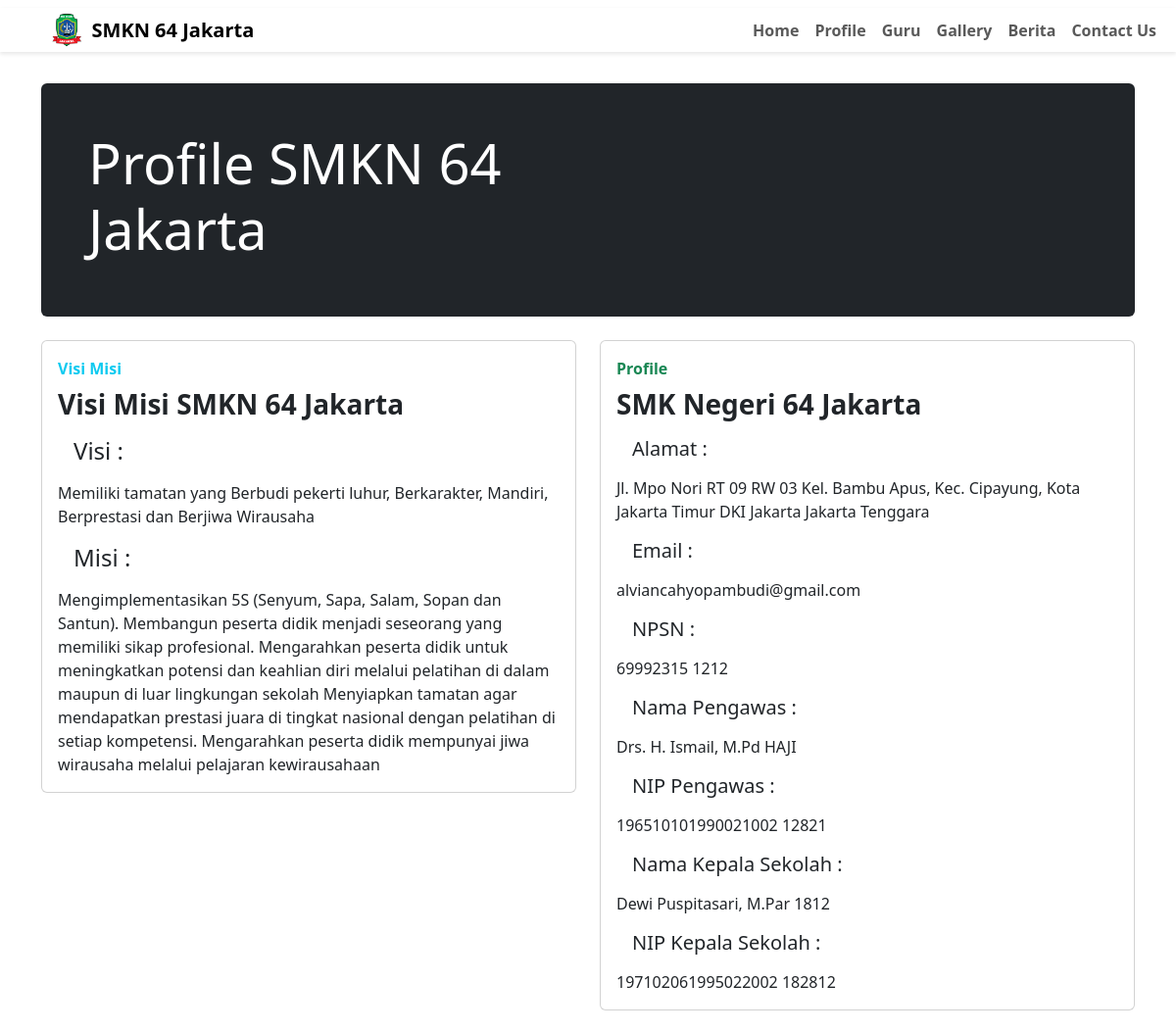
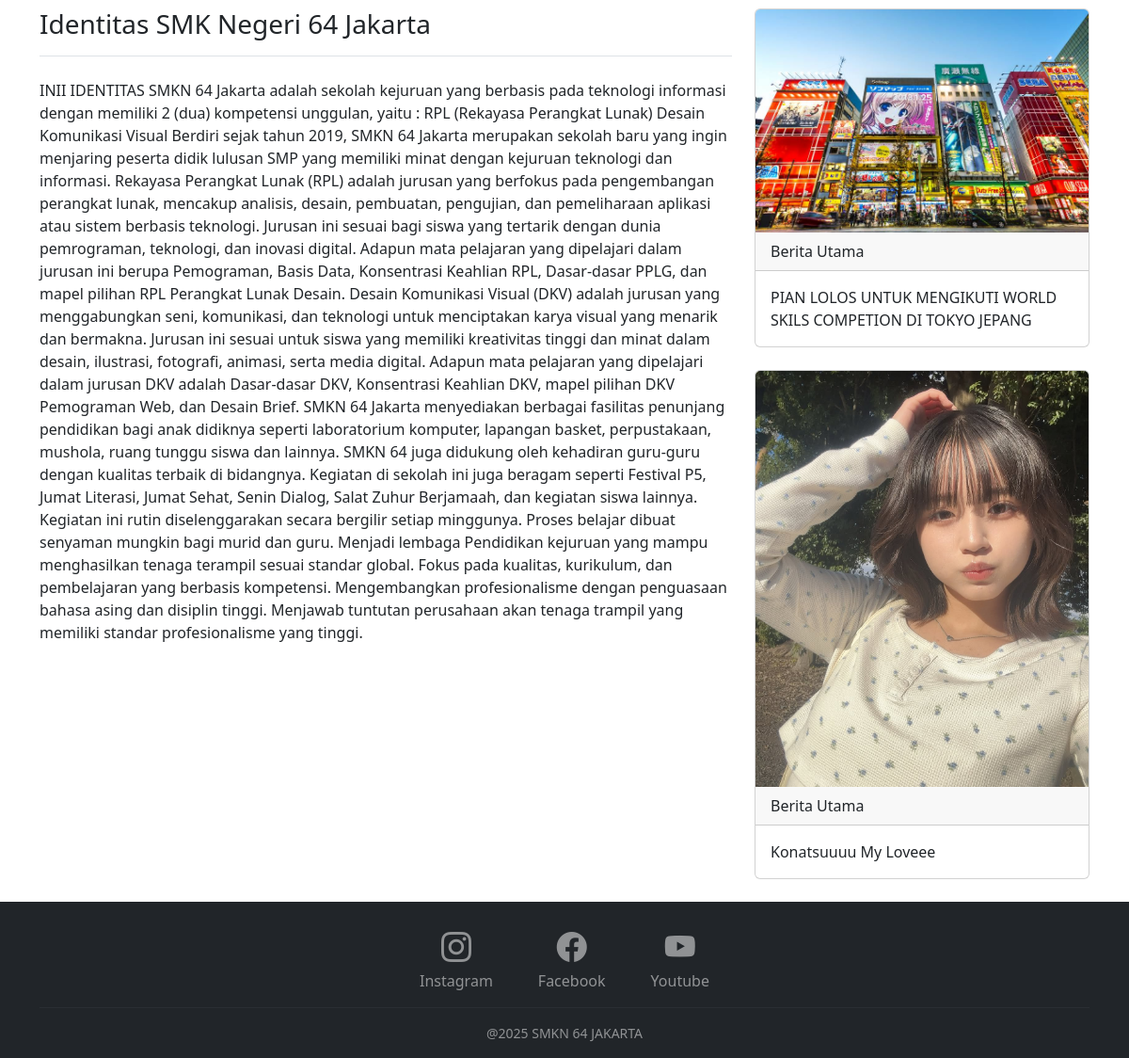
The page /WEP64/profile.php on the database its author committed (2 pictures, top to bottom).
### tables this page shows
CREATE TABLE `tbl_profile` (
  `id` int(11) NOT NULL,
  `profile_title` varchar(255) DEFAULT NULL,
  `profile_logo` varchar(255) DEFAULT NULL,
  `profile_berdiri` varchar(255) DEFAULT NULL,
  `profile_penghargaan` varchar(255) DEFAULT NULL,
  `profile_guru_tu` varchar(255) DEFAULT NULL,
  `profile_industri` varchar(255) DEFAULT NULL,
  `profile_visi` varchar(255) DEFAULT NULL,
  `profile_misi` varchar(500) DEFAULT NULL,
  `profile_alamat` varchar(500) DEFAULT NULL,
  `profile_email` varchar(255) DEFAULT NULL,
  `profile_npsn` varchar(150) DEFAULT NULL,
  `profile_pengawas` varchar(255) DEFAULT NULL,
  `profile_pengawas_nip` varchar(255) DEFAULT NULL,
  `profile_kepse` varchar(255) DEFAULT NULL,
  `profile_kepse_nip` varchar(255) DEFAULT NULL,
  `profile_identitas` text DEFAULT NULL,
  `profile_ig` varchar(255) DEFAULT NULL,
  `profile_yt` varchar(255) DEFAULT NULL,
  `profile_fb` varchar(255) DEFAULT NULL,
  `profile_x` varchar(255) DEFAULT NULL,
  `profile_deskripsi` varchar(255) DEFAULT NULL
);

CREATE TABLE `tbl_berita` (
  `id` int(11) NOT NULL,
  `berita_title` varchar(255) DEFAULT NULL,
  `berita_deskripsi` text DEFAULT NULL,
  `berita_img` varchar(255) DEFAULT NULL,
  `utama_biasa` enum('utama','biasa') DEFAULT NULL,
  `created_at` datetime NOT NULL DEFAULT current_timestamp(),
  `updated_at` datetime NOT NULL DEFAULT current_timestamp() ON UPDATE current_timestamp()
);

### WEP64/profile.php (the view, shortened to what this page needs)
<?php
include 'koneksi.php';
$sql = "SELECT * from tbl_profile";
$q = mysqli_query($conn, $sql);
$profile = mysqli_fetch_array($q);
?>
<!doctype html>
<html lang="en">
<head>
    <link rel="stylesheet" href="/WEP64/css/bootstrap.min.css">
    <link rel="stylesheet" href="https://cdn.jsdelivr.net/npm/bootstrap-icons@1.10.5/font/bootstrap-icons.css">
</head>
<body>
    <?php include 'navbar.php' ?>
    <div class="container">
        <div class="jumbotron p-3 p-md-5 text-white rounded bg-dark mt-4 mb-4">
            <div class="col-md-6 px-0">
                <h1 class="display-4 font-italic">Profile SMKN 64 Jakarta</h1>
            </div>
        </div>
        <div class="row mb-2 mt-2">
            <div class="col-md-6">
                <div class="card flex-md-row mb-4 box-shadow h-md-250">
                    <div class="card-body d-flex flex-column align-items-start">
                        <strong class="d-inline-block mb-2 text-info">Visi Misi</strong>
                        <h3 class="mb-0">
                            <strong>Visi Misi SMKN 64 Jakarta</strong>
                        </h3>
                        <h4 class="m-3">Visi :</h4>
                        <p class="card-text mb-auto"><?= $profile['profile_visi'] ?></p>
                        <h4 class="m-3">Misi :</h4>
                        <p class="card-text mb-auto"><?= $profile['profile_misi'] ?></p>
                    </div>
                </div>
            </div>
            <div class="col-md-6">
                <div class="card flex-md-row mb-4 box-shadow h-md-250">
                    <div class="card-body d-flex flex-column align-items-start">
                        <strong class="d-inline-block mb-2 text-success">Profile</strong>
                        <h3 class="mb-0">
                            <strong>SMK Negeri 64 Jakarta</strong>
                        </h3>
                        <h5 class="m-3">Alamat : </h5>
                        <p class="card-text mb-auto"><?= $profile['profile_alamat'] ?></p>
                        <h5 class="m-3">Email :</h5>
                        <p class="card-text mb-auto"><?= $profile['profile_email'] ?></p>
                        <h5 class="m-3">NPSN :</h5>
                        <p class="card-text mb-auto"><?= $profile['profile_npsn'] ?></p>
                        <h5 class="m-3">Nama Pengawas :</h5>
                        <p class="card-text mb-auto"><?= $profile['profile_pengawas'] ?></p>
                        <h5 class="m-3">NIP Pengawas :</h5>
                        <p class="card-text mb-auto"><?= $profile['profile_pengawas_nip'] ?></p>
                        <h5 class="m-3">Nama Kepala Sekolah :</h5>
                        <p class="card-text mb-auto"><?= $profile['profile_kepse'] ?></p>
                        <h5 class="m-3">NIP Kepala Sekolah :</h5>
                        <p class="card-text mb-auto"><?= $profile['profile_kepse_nip'] ?></p>
                    </div>
                </div>
            </div>
        </div>
    </div>
    <main role="main" class="container">
        <div class="row">
            <div class="col-md-8 blog-main">
                <h3 class="pb-3 mb-4 font-italic border-bottom">
                    Identitas SMK Negeri 64 Jakarta
                </h3>
                <div class="blog-post">
                    <p><?= $profile['profile_identitas'] ?></p>
                </div>
            </div>
            <aside class="col-md-4 blog-sidebar">
                <a href="berita.php" class="text-decoration-none">
                    <?php include 'berita_utama.php' ?>
                </a>
            </aside>
        </div>
    </main>
    <?php include 'footer.php' ?>
</body>
</html>

### WEP64/navbar.php (shortened to what this page needs)
<?php
    include 'koneksi.php';
    $sql = "SELECT * from tbl_profile where id='1'";
    $query = mysqli_query($conn, $sql);
    $nav = mysqli_fetch_array($query);
?>
<!DOCTYPE html>
<html lang="en">
<head>
    <link rel="stylesheet" href="/WEP64/css/bootstrap.min.css">
    <link rel="stylesheet" href="https://cdn.jsdelivr.net/npm/bootstrap-icons@1.10.5/font/bootstrap-icons.css">
</head>
<body>
    <nav class="navbar navbar-expand-lg navbar-light bg-white">
        <div class="container-fluid" style="box-shadow: 0 2px 4px rgba(0, 0, 0, 0.1);">
            <a class="navbar-brand d-flex align-items-center" href="index.php">
                <img src="<?= $nav['profile_logo'] ?>" style="height: 35px; margin-right: 10px; margin-left: 40px;" alt="img">
                <span class="fw-bold">SMKN 64 Jakarta</span>
            </a>
            <div class="collapse navbar-collapse justify-content-end" id="navbarSupportedContent">
                <ul class="navbar-nav">
                    <li class="nav-item"><a class="nav-link fw-bold" href="index.php">Home</a></li>
                    <li class="nav-item"><a class="nav-link fw-bold" href="profile.php">Profile</a></li>
                    <li class="nav-item"><a class="nav-link fw-bold" href="guru.php">Guru</a></li>
                    <li class="nav-item"><a class="nav-link fw-bold" href="gallery.php">Gallery</a></li>
                    <li class="nav-item"><a class="nav-link fw-bold" href="berita.php">Berita</a></li>
                    <li class="nav-item"><a class="nav-link fw-bold" href="contact.php">Contact Us</a></li>
                </ul>
            </div>
        </div>
    </nav>
</body>
</html>

### WEP64/berita_utama.php
<?php
include 'koneksi.php';
$sql = "SELECT * from tbl_berita where utama_biasa='utama'";
$query = mysqli_query($conn, $sql);
while ($utama = mysqli_fetch_array($query)) {
?>
    <div class="card mb-4">
        <img src="<?= $utama['berita_img'] ?>" class="card-img-top" alt="">
        <div class="card-header">Berita Utama</div>
        <div class="card-body"><?= $utama['berita_title'] ?></div>
    </div>
<?php } ?>

### rows shown on the page
tbl_profile: profile_logo (picture), profile_visi "Memiliki tamatan yang Berbudi pekerti luhur, Berkarakter, Mandiri, Berprestasi dan Berjiwa Wirausaha", profile_misi "Mengimplementasikan 5S (Senyum, Sapa, Salam, Sopan dan Santun). Membangun peserta didik menjadi seseorang yang memiliki sikap profesional. Mengarahkan peserta didik untuk meningkatkan potensi dan keahlian diri melalui pelatihan di dalam maupun di luar lingkungan sekolah Menyiapkan tamatan agar mendapatkan prestasi juara di tingkat nasional dengan pelatihan di setiap kompetensi. Mengarahkan peserta didik mempunyai jiwa wirausaha melalui pelajaran kewirausahaan", profile_alamat "Jl. Mpo Nori RT 09 RW 03 Kel. Bambu Apus, Kec. Cipayung, Kota Jakarta Timur DKI Jakarta Jakarta Tenggara", profile_email "alviancahyopambudi@gmail.com", profile_npsn "69992315 1212", profile_pengawas "Drs. H. Ismail, M.Pd HAJI", profile_pengawas_nip "196510101990021002 12821", profile_kepse "Dewi Puspitasari, M.Par 1812", profile_kepse_nip "197102061995022002 182812", profile_identitas "INII IDENTITAS SMKN 64 Jakarta adalah sekolah kejuruan yang berbasis pada teknologi informasi dengan memiliki 2 (dua) kompetensi unggulan, yaitu : RPL (Rekayasa Perangkat Lunak) Desain Komunikasi Visual Berdiri sejak tahun 2019, SMKN 64 Jakarta merupakan sekolah baru yang ingin menjaring peserta didik lulusan SMP yang memiliki minat dengan kejuruan teknologi dan informasi. Rekayasa Perangkat Lunak (RPL) adalah jurusan yang berfokus pada pengembangan perangkat lunak, mencakup analisis, desain, pembuatan, pengujian, dan pemeliharaan aplikasi atau sistem berbasis teknologi. Jurusan ini sesuai bagi siswa yang tertarik dengan dunia pemrograman, teknologi, dan inovasi digital. Adapun mata…"
tbl_berita: berita_img (picture), berita_title "PIAN LOLOS UNTUK MENGIKUTI WORLD SKILS COMPETION DI TOKYO JEPANG"
tbl_berita: berita_img (picture), berita_title "Konatsuuuu My Loveee"
